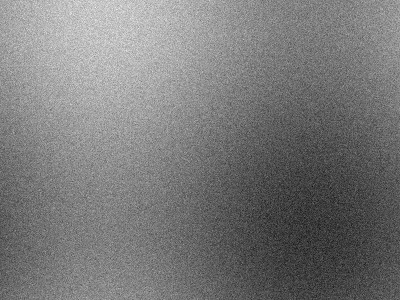
#> input picture data/test_samples/c2pa_broken_tampered.jpg, 400 x 300 px, given in place of media_1794937357622_7e7ff603.jpg, which was not available
$ python test_feature_candidates.py   (older library calls are emulated)
#> lines starting #> are read from the running program, lines starting #| are printed output that depends on the picture
import numpy as np
import cv2
import io
from PIL import Image, ImageChops
from scipy.fftpack import fft2, fftshift

def test_feature_candidates(p):
    img = Image.open(p).convert('RGB')
#> img is the input picture: PIL image 400x300 RGB; min 10, max 243, mean 121.2
    arr = np.asarray(img, dtype=np.float32)
    gray = cv2.cvtColor(np.asarray(img), cv2.COLOR_RGB2GRAY).astype(np.float32)
    h, w = gray.shape
#> h = 300; w = 400

    # 1. ELA
    buf = io.BytesIO()
    img.save(buf, format='JPEG', quality=90)
    buf.seek(0)
    resaved = Image.open(buf)
    diff = np.mean(np.asarray(ImageChops.difference(img, resaved), dtype=np.float32), axis=2)
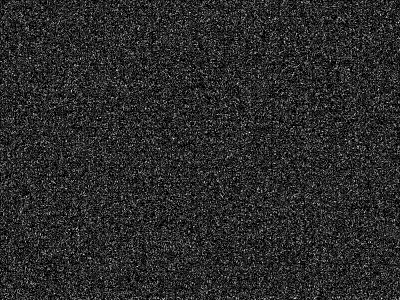
#> diff: shape (300, 400) float32; min 0, max 12, mean 2; drawn with min black and max white
    ela_mean = float(np.mean(diff))
#> ela_mean = 2

    # 2. Camera Noise Residual / Steganographic Features (Spatial Rich Models residuals)
    k = np.array([[-1,2,-2,2,-1],[2,-6,8,-6,2],[-2,8,-12,8,-2],[2,-6,8,-6,2],[-1,2,-2,2,-1]], dtype=np.float32)/12.0
    res = cv2.filter2D(gray, -1, k)
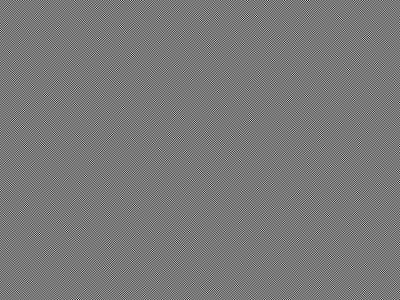
#> res: shape (300, 400) float32; min -108.7, max 119.7, mean 0; drawn with min black and max white

    # 16x16 block stats
    b = 16
    lum_blocks = []
    noise_blocks = []
    for i in range(0, h - b + 1, b):
        for j in range(0, w - b + 1, b):
            lum = np.mean(gray[i:i+b, j:j+b])
            n_var = np.var(res[i:i+b, j:j+b])
            lum_blocks.append(lum)
            noise_blocks.append(n_var)
#> after the loop, lum_blocks = 450 values, max 197 at index 6, min 57.2 at index 369, mean 121.9; noise_blocks = 450 values, max 1359.7 at index 354, min 308.4 at index 376, mean 694.4
    shot_noise_corr = float(np.corrcoef(lum_blocks, noise_blocks)[0, 1])
#> shot_noise_corr = 0.0301

    # 3. High-frequency Color Demosaicing Residual
    r, g, b_ch = arr[:,:,0], arr[:,:,1], arr[:,:,2]
    cfa_residual = g - 0.5 * (r + b_ch)
#> cfa_residual: shape (300, 400) float32; every value is 0
    cfa_high = cv2.filter2D(cfa_residual, -1, k)
    cfa_kurt = float(np.mean(cfa_high**4) / (np.mean(cfa_high**2)**2 + 1e-6))
#> cfa_kurt = 0
    cfa_energy = float(np.mean(cfa_high**2))
#> cfa_energy = 0

    # 4. Saturation-to-Luminance gradient ratio
    hsv = cv2.cvtColor(np.asarray(img), cv2.COLOR_RGB2HSV).astype(np.float32)
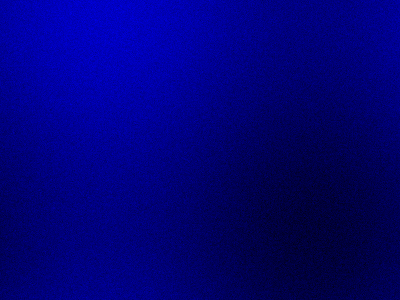
#> hsv: shape (300, 400, 3) float32; mean R, G, B 0, 0, 121.2
    sat = hsv[:,:,1]
    gx_s = cv2.Sobel(sat, cv2.CV_32F, 1, 0)
    gy_s = cv2.Sobel(sat, cv2.CV_32F, 0, 1)
    mag_s = np.sqrt(gx_s**2 + gy_s**2)

    gx_v = cv2.Sobel(gray, cv2.CV_32F, 1, 0)
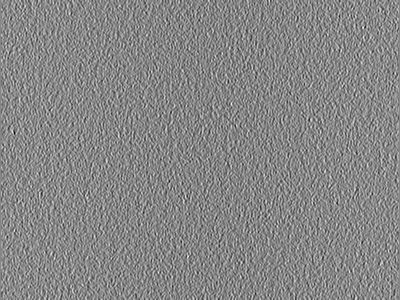
#> gx_v: shape (300, 400) float32; min -219, max 195, mean -0.2; drawn with min black and max white
    gy_v = cv2.Sobel(gray, cv2.CV_32F, 0, 1)
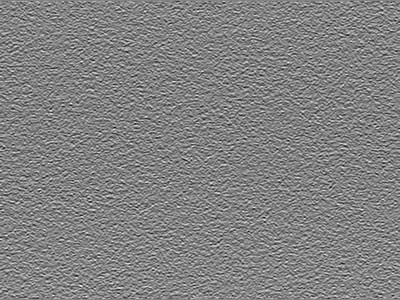
#> gy_v: shape (300, 400) float32; min -186, max 175, mean -1.6; drawn with min black and max white
    mag_v = np.sqrt(gx_v**2 + gy_v**2)
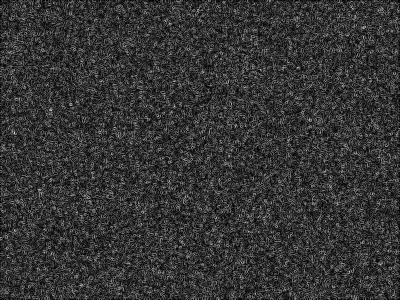
#> mag_v: shape (300, 400) float32; min 0, max 224.4, mean 53.2

    sat_edge_ratio = float(np.mean(mag_s) / (np.mean(mag_v) + 1e-6))
#> sat_edge_ratio = 0

    # 5. High-frequency Spectral Residual Falloff
    f_shift = fftshift(fft2(cv2.resize(gray, (256, 256))))
    spec_mag = np.abs(f_shift)
    center = 128
    y, x = np.ogrid[:256, :256]
    r_dist = np.hypot(x - center, y - center)
    nyq_mid = np.mean(spec_mag[(r_dist >= 40) & (r_dist < 80)])
#> nyq_mid = 2044.9
    nyq_high = np.mean(spec_mag[(r_dist >= 80) & (r_dist < 120)])
#> nyq_high = 1865.3
    nyq_ratio = float(nyq_high / (nyq_mid + 1e-6))
#> nyq_ratio = 0.912

    return {
        "shot_noise_corr": shot_noise_corr,
        "cfa_kurt": cfa_kurt,
        "cfa_energy": cfa_energy,
        "sat_edge_ratio": sat_edge_ratio,
        "nyq_ratio": nyq_ratio
    }

samples = [
    ("REAL Gaza", r"C:\Users\singh\.gemini\antigravity\brain\665a9fec-00da-48fe-b182-dbe26c3b7721\.user_uploaded\media_1794937357622_7e7ff603.jpg"),
    ("REAL Nadia", r"C:\Users\singh\.gemini\antigravity\brain\665a9fec-00da-48fe-b182-dbe26c3b7721\.user_uploaded\media_1794937346098_9eed34f1.jpg"),
    ("REAL Aerial", r"C:\Users\singh\.gemini\antigravity\brain\665a9fec-00da-48fe-b182-dbe26c3b7721\.user_uploaded\media_1794937357646_225cc16f.jpg"),
    ("REAL Assembly", r"C:\Users\singh\.gemini\antigravity\brain\665a9fec-00da-48fe-b182-dbe26c3b7721\.user_uploaded\media_1794937357654_26db2ec3.jpg"),
    ("REAL Press", "data/test_samples/authentic_press.jpg"),
    ("AI Earthshot (ChatGPT)", r"C:\Users\singh\.gemini\antigravity\brain\665a9fec-00da-48fe-b182-dbe26c3b7721\.user_uploaded\media_1794938867451_a73fa26d.jpg"),
    ("AI Railway (ChatGPT)", r"C:\Users\singh\.gemini\antigravity\brain\665a9fec-00da-48fe-b182-dbe26c3b7721\.user_uploaded\media_1794938867468_6ba81fb5.jpg"),
    ("AI Synth Sample", "data/test_samples/ai_synthetic_diffusion.jpg")
]

print(f"{'IMAGE':23s} | {'SHOT NOISE':10s} | {'CFA KURT':10s} | {'CFA ENERGY':10s} | {'SAT RATIO':10s} | {'NYQ RATIO':10s}")
print("-" * 85)
for name, p in samples:
    r = test_feature_candidates(p)
#> r = {'shot_noise_corr': 0.0301, 'cfa_kurt': 0, 'cfa_energy': 0, 'sat_edge_ratio': 0, 'nyq_ratio': 0.912}
    print(f"{name:23s} | {r['shot_noise_corr']:10.4f} | {r['cfa_kurt']:10.2f} | {r['cfa_energy']:10.2f} | {r['sat_edge_ratio']:10.4f} | {r['nyq_ratio']:10.4f}")
#| REAL Gaza               |     0.0301 |       0.00 |       0.00 |     0.0000 |     0.9122
#> pass 2 of the loop `for name, p in samples:`:
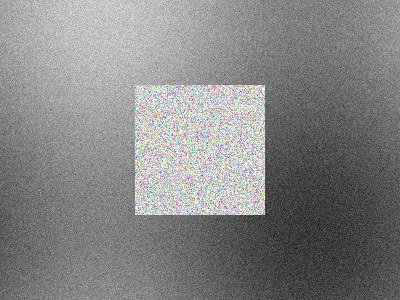
#> input picture data/test_samples/c2pa_discrepancy.jpg, 400 x 300 px, given in place of media_1794937346098_9eed34f1.jpg, which was not available
#> in test_feature_candidates, img is the input picture: PIL image 400x300 RGB; mean R, G, B 133.3, 133.2, 133.1
#> ela_mean = 1.89
#> after the loop in test_feature_candidates (call 2), `for i in range(0, h - b + 1, b):`: lum_blocks = 450 values, max 207.9 at index 164, min 57.12 at index 369, mean 134.5; noise_blocks = 450 values, max 5154.1 at index 209, min 335.9 at index 229, mean 1163.9
#> shot_noise_corr = 0.569
#> in test_feature_candidates (call 2), `cfa_high = cv2.filter2D(cfa_residual, -1, k)`:
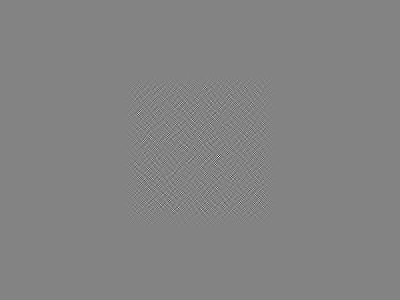
#> cfa_high: shape (300, 400) float32; min -33.17, max 31.08, mean 0; drawn with min black and max white
#> cfa_kurt = 37.55
#> cfa_energy = 2.27
#> in test_feature_candidates (call 2), `mag_v = np.sqrt(gx_v**2 + gy_v**2)`:
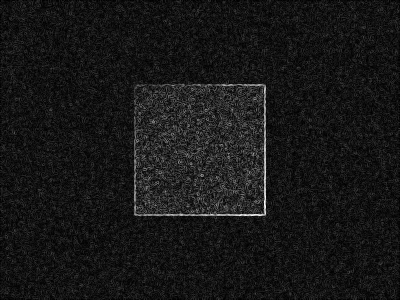
#> mag_v: shape (300, 400) float32; min 0, max 716.7, mean 66.4; drawn with min black and max white
#> sat_edge_ratio = 0.208
#> nyq_mid = 2753.1
#> nyq_high = 2438.7
#> nyq_ratio = 0.886
#> `r = test_feature_candidates(p)`: r = {'shot_noise_corr': 0.569, 'cfa_kurt': 37.55, 'cfa_energy': 2.27, 'sat_edge_ratio': 0.208, 'nyq_ratio': 0.886}
#| REAL Nadia              |     0.5695 |      37.55 |       2.27 |     0.2084 |     0.8858
#> (the run stopped early here; a loop or call above may not have finished)
